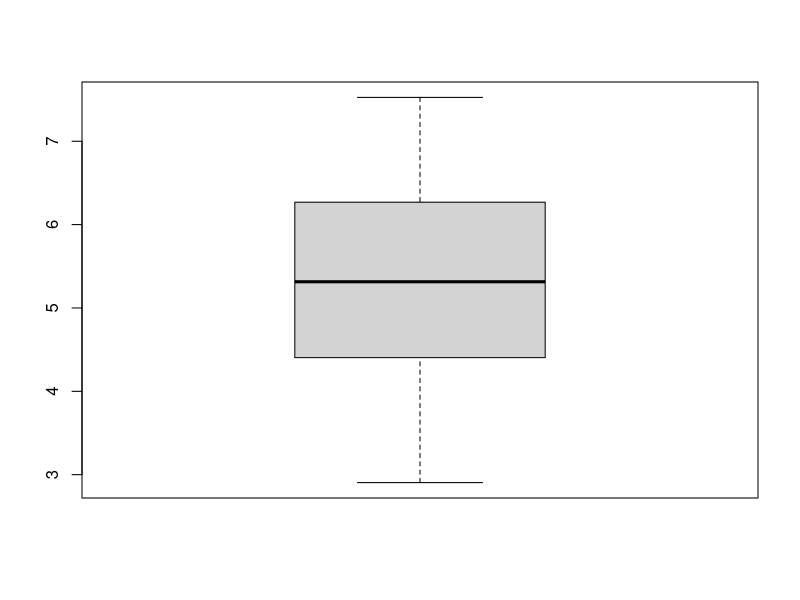
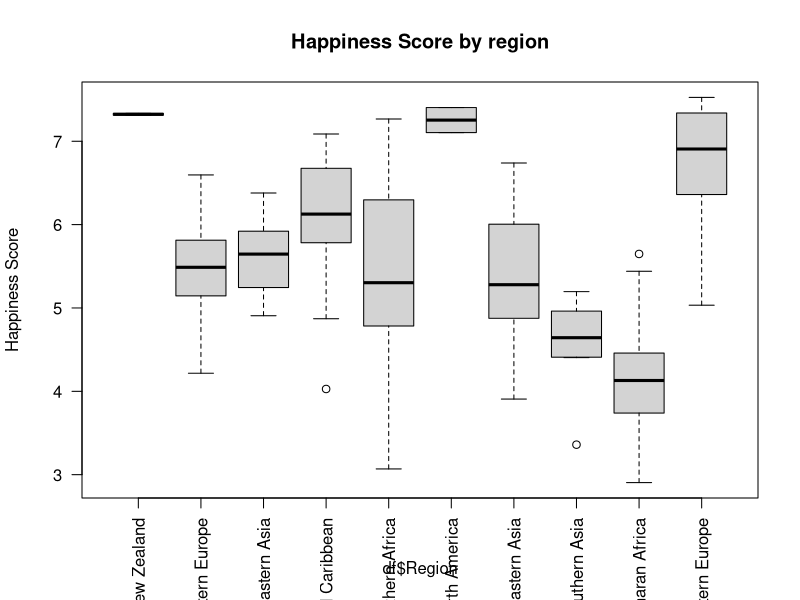

These charts were generated, in order, by the following R code:
library("knitr")
df <- read.csv("2016_clean.csv")
head(df)

N <- length(df$HS)
# Media de Happiness Score
mean(df$HS) # Using function
sum(df$HS)/N # Manually calculating

#Mediana
median(df$HS)
HS_sorted <- sort(df$HS)

if((N %% 2) == 0) {
  print(paste("Mi mediana calculada es", (HS_sorted[floor((N+1)/2)] + HS_sorted[ceiling((N+1)/2)]) / 2))
} else {
  print(paste("Mi mediana calculada es", HS_sorted[(N+1)/2]))
}

# five numbers (Tukey)
summary(fivenum(df$HS))

# One by one - manually
min(df$HS)
quantile(df$HS, 0.25) # Mediana del "bottom half"
median(df$HS)
quantile(df$HS, 0.75) # Mediana del "top half"
max(df$HS)

boxplot(df$HS)

sapply(df,class)
summary(df$Region)

# Grafico para cada región representada
boxplot(df$HS ~ df$Region, main="Happiness Score by region", ylab="Happiness Score", las=2)
